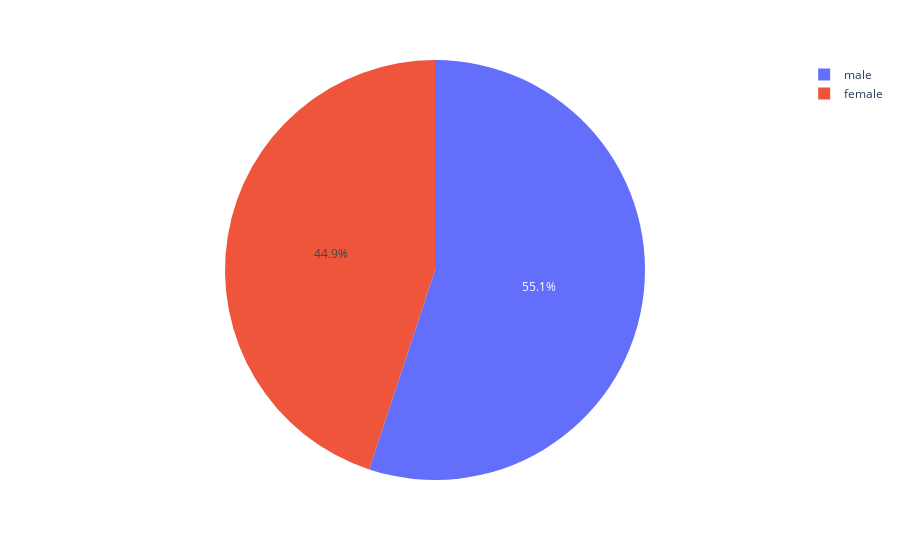

Notebook code cell kept with this figure:
### Code cell
df_gender = df.groupby('Gender').count().reset_index().rename(columns={'Auteur' : 'nb_Thesis'})
px.pie(df_gender, values='nb_Thesis', names='Gender')

### Figure 1 — Plotly figure (JSON) as saved in the notebook; plotly's stock layout.template omitted (floating-point values rounded to 4 significant figures)
{"data": [{"domain": {"x": [0, 1], "y": [0, 1]}, "hovertemplate": "Gender=%{label}<br>nb_Thesis=%{value}<extra></extra>", "labels": ["female", "male"], "legendgroup": "", "name": "", "showlegend": true, "type": "pie", "values": [35836, 43930]}], "layout": {"legend": {"tracegroupgap": 0}, "margin": {"t": 60}}}
